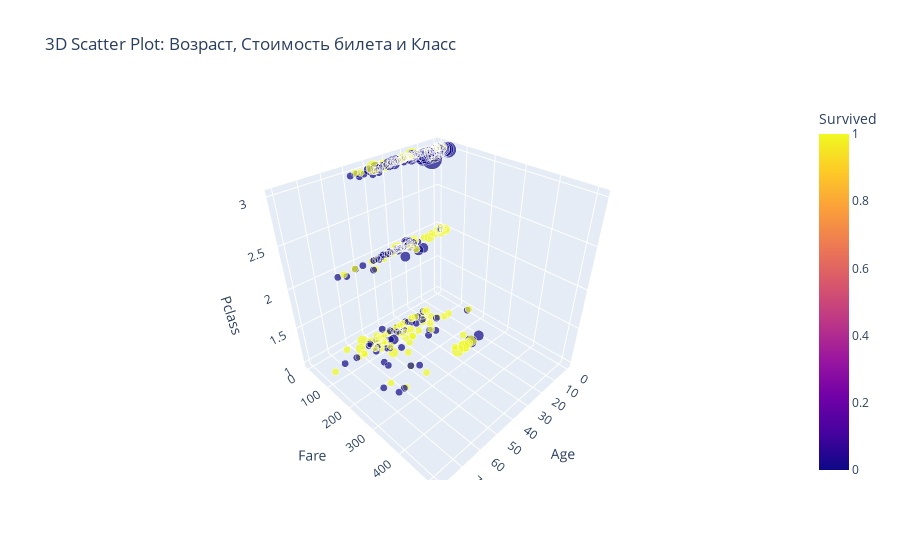

Notebook source saved alongside this figure:
### Markdown cell above
##### 3D Scatter Plot

### Code cell
fig6 = px.scatter_3d(titanic_df, x='Age', y='Fare', z='Pclass',
                    color='Survived', size='SibSp',
                    hover_data=['Sex', 'Embarked'],
                    title='3D Scatter Plot: Возраст, Стоимость билета и Класс'
                    )
fig6.show()

### Figure 1 — Plotly figure (JSON) as saved in the notebook; plotly's stock layout.template omitted (floating-point values rounded to 4 significant figures; data arrays with more than 128 entries replaced by an {"elided": "..."} marker saying what was removed)
{"data": [{"customdata": {"elided": "1309x2 str values"}, "hovertemplate": "Age=%{x}<br>Fare=%{y}<br>Pclass=%{z}<br>SibSp=%{marker.size}<br>Sex=%{customdata[0]}<br>Embarked=%{customdata[1]}<br>Survived=%{marker.color}<extra></extra>", "legendgroup": "", "marker": {"color": {"elided": "1309 int values"}, "coloraxis": "coloraxis", "size": {"elided": "1309 int values"}, "sizemode": "area", "sizeref": 0.02, "symbol": "circle"}, "mode": "markers", "name": "", "scene": "scene", "showlegend": false, "type": "scatter3d", "x": {"elided": "1309 float values"}, "y": {"elided": "1309 float values"}, "z": {"elided": "1309 int values"}}], "layout": {"coloraxis": {"colorbar": {"title": {"text": "Survived"}}, "colorscale": [[0, "#0d0887"], [0.1111, "#46039f"], [0.2222, "#7201a8"], [0.3333, "#9c179e"], [0.4444, "#bd3786"], [0.5556, "#d8576b"], [0.6667, "#ed7953"], [0.7778, "#fb9f3a"], [0.8889, "#fdca26"], [1, "#f0f921"]]}, "legend": {"itemsizing": "constant", "tracegroupgap": 0}, "scene": {"domain": {"x": [0, 1], "y": [0, 1]}, "xaxis": {"title": {"text": "Age"}}, "yaxis": {"title": {"text": "Fare"}}, "zaxis": {"title": {"text": "Pclass"}}}, "title": {"text": "3D Scatter Plot: Возраст, Стоимость билета и Класс"}}}
